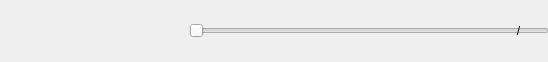
<?xml version="1.0" encoding="UTF-8"?>
<ui version="4.0">
 <class>VideoControls</class>
 <widget class="QWidget" name="VideoControls">
  <property name="geometry">
   <rect>
    <x>0</x>
    <y>0</y>
    <width>548</width>
    <height>62</height>
   </rect>
  </property>
  <property name="sizePolicy">
   <sizepolicy hsizetype="Preferred" vsizetype="Preferred">
    <horstretch>0</horstretch>
    <verstretch>0</verstretch>
   </sizepolicy>
  </property>
  <property name="minimumSize">
   <size>
    <width>300</width>
    <height>40</height>
   </size>
  </property>
  <property name="maximumSize">
   <size>
    <width>1400</width>
    <height>16777215</height>
   </size>
  </property>
  <property name="windowTitle">
   <string notr="true"/>
  </property>
  <property name="accessibleName">
   <string notr="true"/>
  </property>
  <layout class="QHBoxLayout" name="horizontalLayout">
   <property name="spacing">
    <number>7</number>
   </property>
   <property name="leftMargin">
    <number>13</number>
   </property>
   <property name="topMargin">
    <number>9</number>
   </property>
   <property name="rightMargin">
    <number>13</number>
   </property>
   <property name="bottomMargin">
    <number>9</number>
   </property>
   <item>
    <layout class="QHBoxLayout" name="horizontalLayout_2" stretch="0,0,0,0">
     <property name="spacing">
      <number>0</number>
     </property>
     <property name="leftMargin">
      <number>0</number>
     </property>
     <item>
      <widget class="ActionButton" name="pauseButton" native="true">
       <property name="sizePolicy">
        <sizepolicy hsizetype="Fixed" vsizetype="Fixed">
         <horstretch>0</horstretch>
         <verstretch>0</verstretch>
        </sizepolicy>
       </property>
       <property name="minimumSize">
        <size>
         <width>44</width>
         <height>36</height>
        </size>
       </property>
       <property name="maximumSize">
        <size>
         <width>44</width>
         <height>36</height>
        </size>
       </property>
       <property name="focusPolicy">
        <enum>Qt::NoFocus</enum>
       </property>
       <property name="accessibleName">
        <string notr="true">Button</string>
       </property>
      </widget>
     </item>
     <item>
      <spacer name="horizontalSpacer_3">
       <property name="orientation">
        <enum>Qt::Horizontal</enum>
       </property>
       <property name="sizeType">
        <enum>QSizePolicy::Fixed</enum>
       </property>
       <property name="sizeHint" stdset="0">
        <size>
         <width>6</width>
         <height>5</height>
        </size>
       </property>
      </spacer>
     </item>
     <item>
      <widget class="ActionButton" name="prevFrameButton" native="true">
       <property name="sizePolicy">
        <sizepolicy hsizetype="Fixed" vsizetype="Fixed">
         <horstretch>0</horstretch>
         <verstretch>0</verstretch>
        </sizepolicy>
       </property>
       <property name="minimumSize">
        <size>
         <width>36</width>
         <height>36</height>
        </size>
       </property>
       <property name="maximumSize">
        <size>
         <width>36</width>
         <height>36</height>
        </size>
       </property>
       <property name="focusPolicy">
        <enum>Qt::NoFocus</enum>
       </property>
       <property name="accessibleName">
        <string notr="true">ButtonSetLeft</string>
       </property>
      </widget>
     </item>
     <item>
      <widget class="ActionButton" name="nextFrameButton" native="true">
       <property name="sizePolicy">
        <sizepolicy hsizetype="Fixed" vsizetype="Fixed">
         <horstretch>0</horstretch>
         <verstretch>0</verstretch>
        </sizepolicy>
       </property>
       <property name="minimumSize">
        <size>
         <width>36</width>
         <height>36</height>
        </size>
       </property>
       <property name="maximumSize">
        <size>
         <width>36</width>
         <height>36</height>
        </size>
       </property>
       <property name="focusPolicy">
        <enum>Qt::NoFocus</enum>
       </property>
       <property name="accessibleName">
        <string notr="true">ButtonSetRight</string>
       </property>
      </widget>
     </item>
    </layout>
   </item>
   <item>
    <widget class="ActionButton" name="muteButton" native="true">
     <property name="sizePolicy">
      <sizepolicy hsizetype="Fixed" vsizetype="Fixed">
       <horstretch>0</horstretch>
       <verstretch>0</verstretch>
      </sizepolicy>
     </property>
     <property name="minimumSize">
      <size>
       <width>36</width>
       <height>36</height>
      </size>
     </property>
     <property name="maximumSize">
      <size>
       <width>36</width>
       <height>36</height>
      </size>
     </property>
     <property name="accessibleName">
      <string notr="true">Button</string>
     </property>
    </widget>
   </item>
   <item>
    <spacer name="horizontalSpacer">
     <property name="orientation">
      <enum>Qt::Horizontal</enum>
     </property>
     <property name="sizeType">
      <enum>QSizePolicy::Fixed</enum>
     </property>
     <property name="sizeHint" stdset="0">
      <size>
       <width>4</width>
       <height>10</height>
      </size>
     </property>
    </spacer>
   </item>
   <item>
    <widget class="VideoSlider" name="seekBar">
     <property name="sizePolicy">
      <sizepolicy hsizetype="Expanding" vsizetype="Preferred">
       <horstretch>1</horstretch>
       <verstretch>0</verstretch>
      </sizepolicy>
     </property>
     <property name="minimumSize">
      <size>
       <width>360</width>
       <height>24</height>
      </size>
     </property>
     <property name="maximumSize">
      <size>
       <width>16777215</width>
       <height>24</height>
      </size>
     </property>
     <property name="focusPolicy">
      <enum>Qt::NoFocus</enum>
     </property>
     <property name="accessibleName">
      <string notr="true"/>
     </property>
     <property name="orientation">
      <enum>Qt::Horizontal</enum>
     </property>
    </widget>
   </item>
   <item>
    <spacer name="horizontalSpacer_2">
     <property name="orientation">
      <enum>Qt::Horizontal</enum>
     </property>
     <property name="sizeType">
      <enum>QSizePolicy::Fixed</enum>
     </property>
     <property name="sizeHint" stdset="0">
      <size>
       <width>5</width>
       <height>10</height>
      </size>
     </property>
    </spacer>
   </item>
   <item>
    <widget class="QLabel" name="positionLabel">
     <property name="text">
      <string notr="true"/>
     </property>
    </widget>
   </item>
   <item>
    <widget class="QLabel" name="separatorLabel">
     <property name="text">
      <string notr="true">/</string>
     </property>
     <property name="alignment">
      <set>Qt::AlignCenter</set>
     </property>
    </widget>
   </item>
   <item>
    <widget class="QLabel" name="durationLabel">
     <property name="text">
      <string notr="true"/>
     </property>
    </widget>
   </item>
  </layout>
 </widget>
 <customwidgets>
  <customwidget>
   <class>ActionButton</class>
   <extends>QWidget</extends>
   <header>gui/customwidgets/actionbutton.h</header>
   <container>1</container>
  </customwidget>
  <customwidget>
   <class>VideoSlider</class>
   <extends>QSlider</extends>
   <header>gui/customwidgets/videoslider.h</header>
  </customwidget>
 </customwidgets>
 <resources/>
 <connections/>
</ui>
